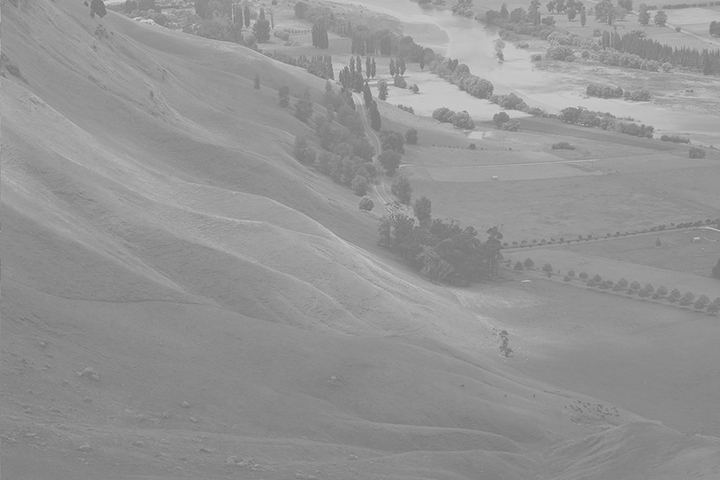
#> input picture images/Hawkes.jpg, 720 x 480 px
$ python 13_equalize.py
#> lines starting #> are read from the running program, lines starting #| are printed output that depends on the picture
import cv2
import matplotlib.pyplot as plt


img1 = cv2.imread('./images/Hawkes.jpg', cv2.IMREAD_GRAYSCALE)
#> img1 is the input picture: shape (480, 720); min 112, max 214, mean 148
img2 = cv2.imread('./images/field.bmp')
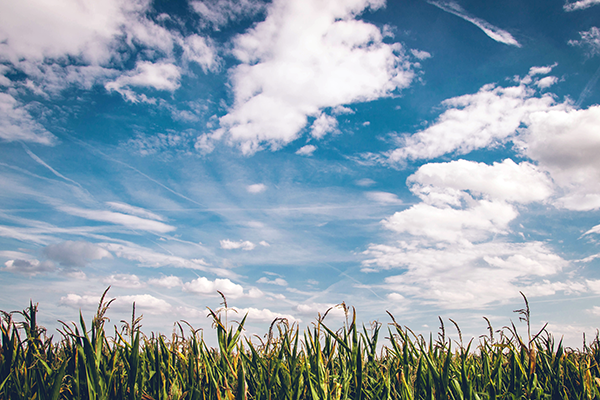
#> input picture images/field.bmp, 600 x 400 px
#> img2 is the input picture: shape (400, 600, 3); mean B, G, R 173.2, 160.3, 141.8

# 히스토그램 평활화
# 이미지의 전체 밝기 분포를 고르게 퍼뜨려 명암 대비를 향상
dst1 = cv2.equalizeHist(img1)
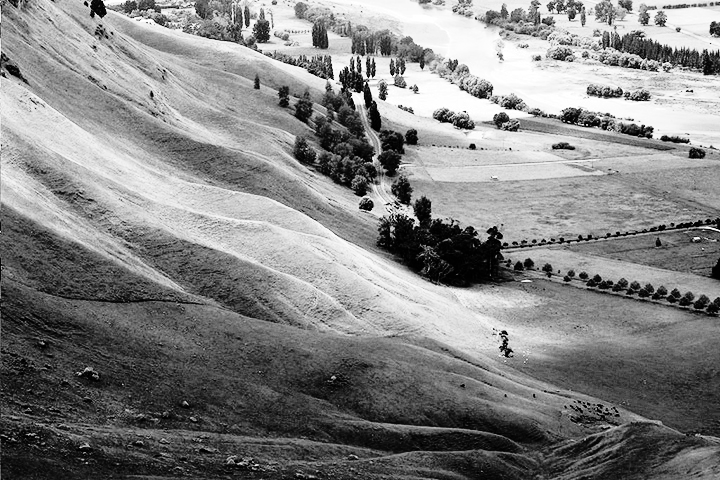
#> dst1: shape (480, 720); min 0, max 255, mean 130.5

# YCrCb
# Y: 밝기(명도), Cr: 빨강 계열 색상 정보, Cb: 파랑 계열 색상 정보
dst2 = cv2.cvtColor(img2, cv2.COLOR_BGR2YCrCb)
#> dst2: shape (400, 600, 3); mean of channels 0, 1, 2 156.2, 117.7, 137.6
dst2[:, :, 0] = cv2.equalizeHist(dst2[:, :, 0])
#> dst2: shape (400, 600, 3); mean of channels 0, 1, 2 128.1, 117.7, 137.6
dst2 = cv2.cvtColor(dst2, cv2.COLOR_YCrCb2BGR)
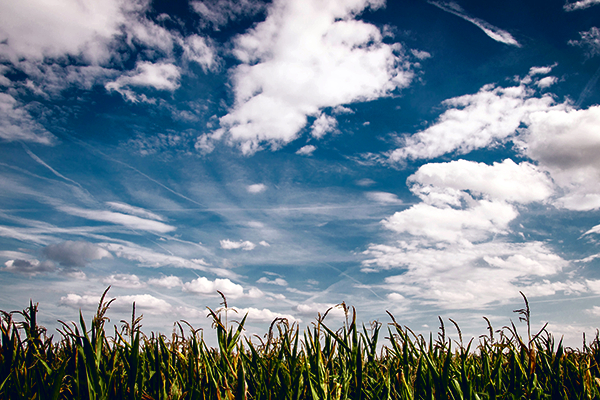
#> dst2: shape (400, 600, 3); mean B, G, R 145.3, 132.1, 115.1

# normalize: 정규화
# img1: 원본 이미지, None: 출력
# None: 배열(None이면 새로 생성)
# 0: 정규화 후 최소값
# 255: 정규화 후 최대값
# cv2.NORM_MINMAX: 정규화 방식
dst3 = cv2.normalize(img1, None, 0, 255, cv2.NORM_MINMAX)
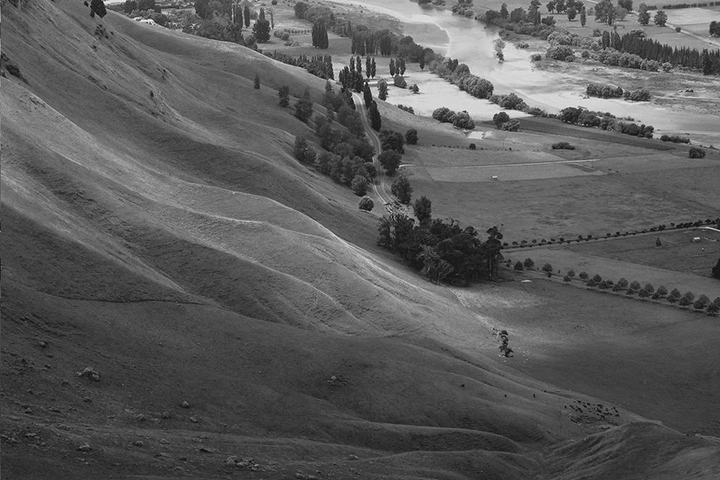
#> dst3: shape (480, 720); min 0, max 255, mean 90

cv2.imshow('img1', img1)
cv2.imshow('img2', img2)
cv2.imshow('dst1', dst1)
cv2.imshow('dst2', dst2)
cv2.imshow('dst3', dst3)


hist1 = cv2.calcHist([img1], [0], None, [256], [0, 255])
#> hist1 = 256 values, max 13863 at index 138, min 0 at index 0, mean 1350
hist2 = cv2.calcHist([dst1], [0], None, [256], [0, 255])
#> hist2 = 256 values, max 13863 at index 73, min 0 at index 5, mean 1345.3
hist3 = cv2.calcHist([dst2], [0], None, [256], [0, 255])
#> hist3 = 256 values, max 6837 at index 0, min 0 at index 255, mean 932.9
hist4 = cv2.calcHist([dst3], [0], None, [256], [0, 255])
#> hist4 = 256 values, max 13863 at index 65, min 0 at index 1, mean 1350


hists = {'hist1': hist1, 'hist2': hist2, 'hist3': hist3, 'hist4': hist4}

plt.figure(figsize=(15, 8))
for i, (k, v) in enumerate(hists.items()):
    plt.subplot(2, 2, i+1)
    plt.title(k)
    plt.plot(v)
#> this loop made 4 passes
#> k on passes 1 to 4: 'hist1', 'hist2', 'hist3', 'hist4'
plt.show()
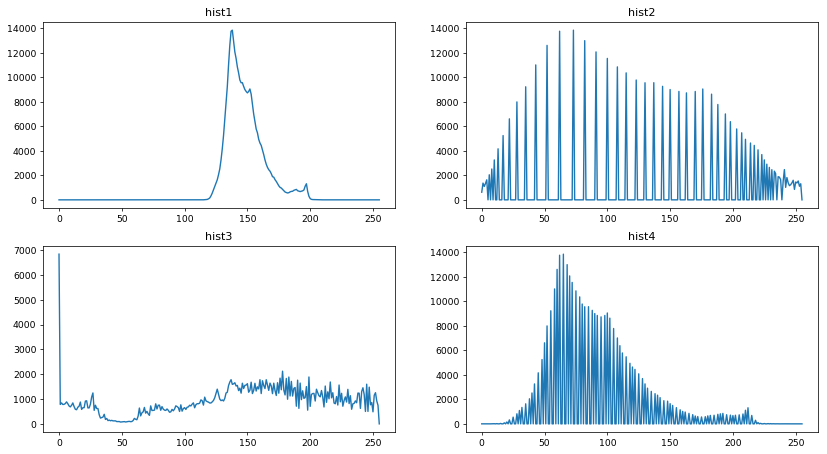
#> figure drawn by matplotlib, 4 panels; panel 1: curve peaks at x = 138, y = 13863; panel 2: curve peaks at x = 73, y = 13863; panel 3: curve peaks at x = 0, y = 6837; panel 4: curve peaks at x = 65, y = 13863
